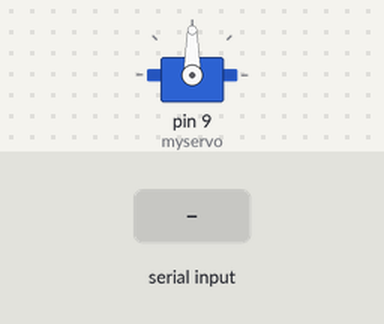
Recording of a sketch running on a simulated Arduino Uno, built with avr-gcc and run on an emulated ATmega328P. Parts: servo. The test bench sets the inputs (shaded band).

Above: at 1.2 s.
1.3 s: "1" received over Serial
At 2.5 s:
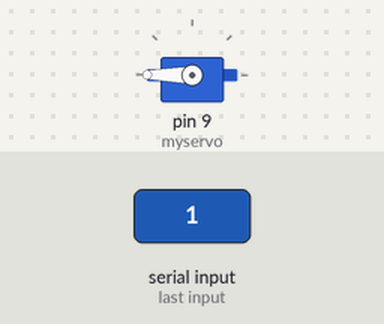
2.8 s: "2" received over Serial
At 3.8 s:
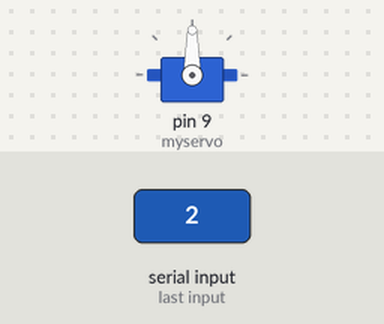
Timing chart, 0 to 5.8 s (numbered marks = the images above; inputs shaded):
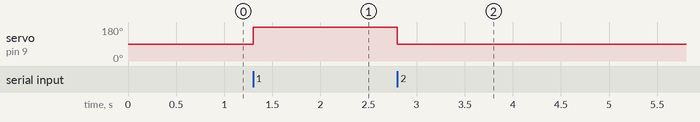

Measured:
- after the input at 1.3 s, servo on pin 9 (myservo): 90° → 180° at once
- after the input at 2.8 s, servo on pin 9 (myservo): 180° → 90° at once

The sketch:

codigo_servomotor.ino
```cpp
# include <Servo.h>

Servo myservo;

void setup() {
  // put your setup code here, to run once:
  Serial.begin(9600);
  myservo.attach(9);

}

void loop() {
  // put your main code here, to run repeatedly:
  if (Serial.available()>0){
    char comando = Serial.read();
    if (comando == '1'){
      myservo.write(180);
    }else if (comando == '2') {
      myservo.write(90);
    }
  }
}
```
